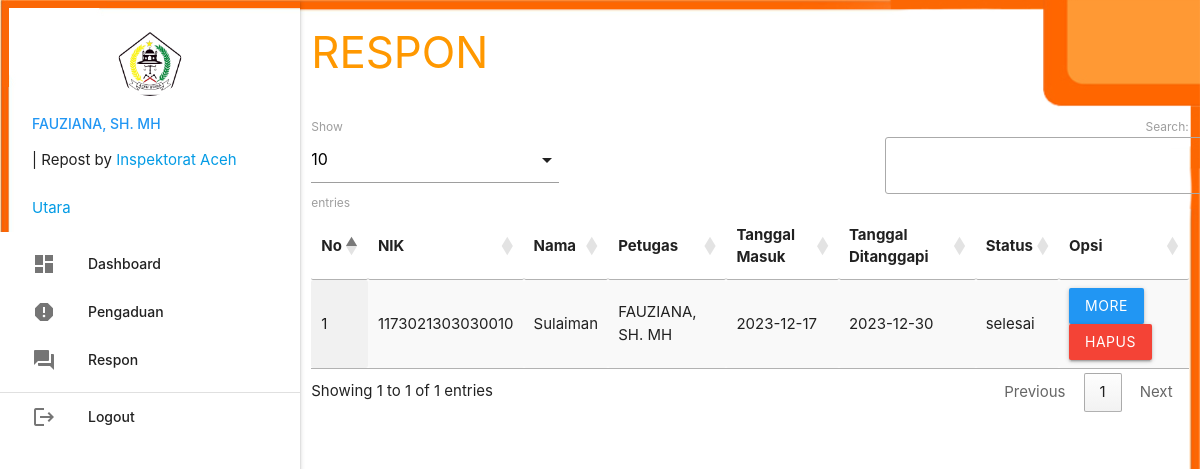
The app's page /petugas/index.php?p=respon (signed in) with its own data.
### tables this page shows
CREATE TABLE `pengaduan` (
  `id_pengaduan` int(5) NOT NULL,
  `tgl_pengaduan` varchar(20) NOT NULL,
  `nik` varchar(16) NOT NULL,
  `isi_laporan` text NOT NULL,
  `foto` varchar(255) NOT NULL,
  `status` enum('proses','selesai','ditolak') DEFAULT NULL
);

CREATE TABLE `masyarakat` (
  `nik` varchar(16) NOT NULL,
  `nama` varchar(35) NOT NULL,
  `username` varchar(25) NOT NULL,
  `password` varchar(255) NOT NULL,
  `telp` varchar(13) NOT NULL
);

CREATE TABLE `petugas` (
  `id_petugas` int(5) NOT NULL,
  `nama_petugas` varchar(255) NOT NULL,
  `username` varchar(30) NOT NULL,
  `password` varchar(255) NOT NULL,
  `telp_petugas` varchar(13) NOT NULL,
  `level` enum('admin','petugas') NOT NULL
);

CREATE TABLE `tanggapan` (
  `id_tanggapan` int(5) NOT NULL,
  `id_pengaduan` int(5) NOT NULL,
  `tgl_tanggapan` varchar(20) NOT NULL,
  `tanggapan` text NOT NULL,
  `id_petugas` int(5) NOT NULL
);

### petugas/respon.php (the view, shortened to what this page needs)
       <div class="row">
         <div class="col s12 m9">
           <h3 class="orange-text">RESPON</h3>
         </div>
       </div>
       <table id="example" class="display responsive-table" style="width:100%">
         <thead>
             <tr>
			<th>No</th>
			<th>NIK</th>
			<th>Nama</th>
			<th>Petugas</th>
			<th>Tanggal Masuk</th>
			<th>Tanggal Ditanggapi</th>
			<th>Status</th>
			<th>Opsi</th>
             </tr>
         </thead>
         <tbody>
<?php
	$no=1;
	$query = mysqli_query($koneksi,"SELECT * FROM pengaduan INNER JOIN masyarakat ON pengaduan.nik=masyarakat.nik INNER JOIN tanggapan ON pengaduan.id_pengaduan=tanggapan.id_pengaduan INNER JOIN petugas ON tanggapan.id_petugas=petugas.id_petugas WHERE tanggapan.id_petugas='".$_SESSION['data']['id_petugas']."' ORDER BY tanggapan.id_pengaduan DESC");
	while ($r=mysqli_fetch_assoc($query)) { ?>
	<tr>
		<td><?php echo $no++; ?></td>
		<td><?php echo $r['nik']; ?></td>
		<td><?php echo $r['nama']; ?></td>
		<td><?php echo $r['nama_petugas']; ?></td>
		<td><?php echo $r['tgl_pengaduan']; ?></td>
		<td><?php echo $r['tgl_tanggapan']; ?></td>
		<td><?php echo $r['status']; ?></td>
		<td><a class="btn blue modal-trigger" href="#more?id_tanggapan=<?php echo $r['id_tanggapan'] ?>">More</a> <a class="btn red" onclick="return confirm('Anda Yakin Ingin Menghapus Y/N')" href="index.php?p=tanggapan_hapus&id_tanggapan=<?php echo $r['id_tanggapan'] ?>">Hapus</a></td>
	</tr>
           <?php  }
            ?>
         </tbody>
       </table>

### records on screen
pengaduan: masyarakat.nik "1173021303030010", masyarakat.nama "Sulaiman", petugas.nama_petugas "FAUZIANA, SH. MH", tgl_pengaduan "2023-12-17", tanggapan.tgl_tanggapan "2023-12-30", status "selesai"

### other values on screen
$_SESSION['data']['nama_petugas'] "FAUZIANA, SH. MH"
